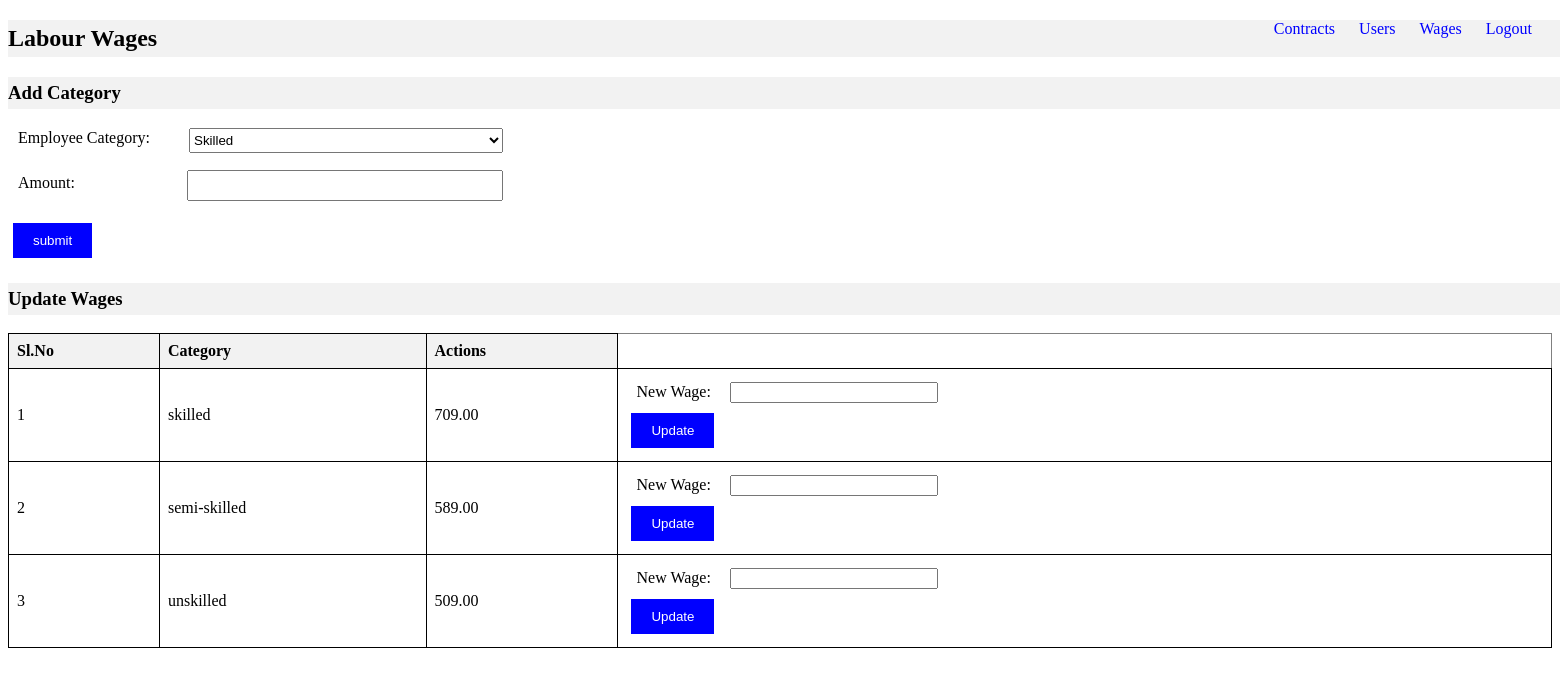
The page /wages (signed in) on the database as committed earlier.
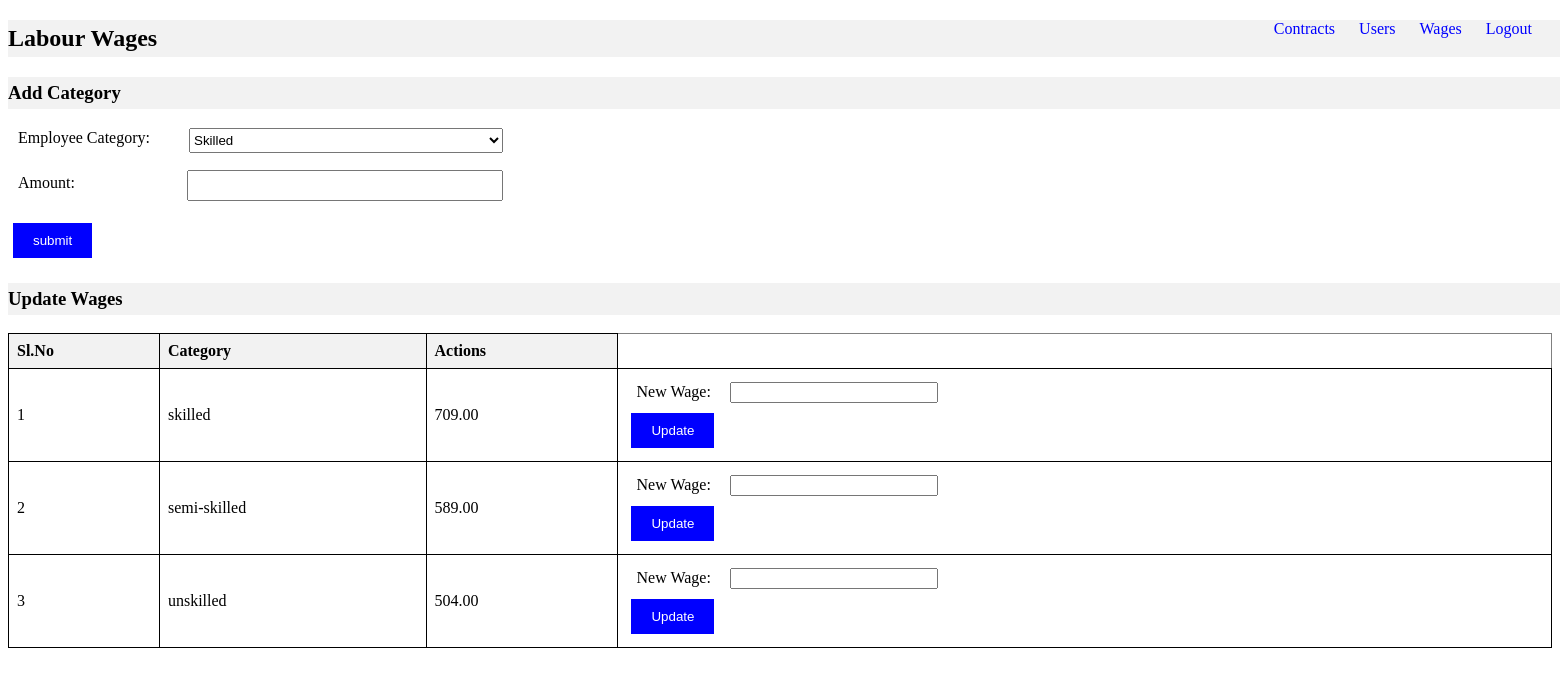
The same page on the database as committed later.
### data_model_flask_alchemy.py (models this page shows, shortened)
class ManpowerWage(db.Model):
    __tablename__ = "labour_wages"
    emp_category = db.Column(db.String, primary_key=True)
    wage = db.Column(db.Numeric(precision=6, scale=2), nullable=False)
    __table_args__ = (
        CheckConstraint("emp_category IN ('skilled','semi-skilled','unskilled')"),
    )

### app.py (the view)
    @app.route('/wages')
    def view_wages():
        if session['user_id'] != 'admin':
            flash("You are not authorized to access this page.", "error")
            return redirect(url_for('login'))
        wages = db.session.query(ManpowerWage).all()
        return render_template('view_wages.html', wages=wages)

### templates/view_wages.html (shortened to what this page needs)
{% extends "base.html" %}
{% block content %}
    <nav>
        <ul>
            <li><a href="{{ url_for('view_contracts') }}">Contracts</a></li>
            <li><a href="{{ url_for('view_users') }}">Users</a></li>
            <li><a href="{{ url_for('view_wages') }}">Wages</a></li>
            <li><a href="{{ url_for('logout') }}">Logout</a></li>
        </ul>
    </nav>
    <h2>Labour Wages</h2>
    <h3>Add Category</h3>
    <form class="styled-form" method="post" action="{{ url_for('add_wage') }}">
        <div class="form-row">
            <label for="emp_category">Employee Category:</label>
            <select id="emp_category" name="emp_category" required>
                <option value="skilled">Skilled</option>
            </select><br>
        </div>
        <div class="form-row">
            <label for="amount">Amount:</label>
            <input type="text" id="amount" name="amount" required><br>
        </div>
        <input type="submit" value="submit">
    </form>
    <h3>Update Wages</h3>
    <table border="1">
        <thead>
            <tr>
                <th>Sl.No</th>
                <th>Category</th>
                <th>Actions</th>
            </tr>
        </thead>
        <tbody>
            {% for wage in wages %}
                <tr>
                    <td>{{ loop.index0 + 1 }}</td>
                    <td>{{ wage.emp_category }}</td>
                    <td>{{ wage.wage }}</td>
                    <td>
                        <form method="post" action="{{ url_for('update_wage', category=wage.emp_category) }}">
                            <label for="amount_update">New Wage:</label>
                            <input type="text" id="amount_update" name="amount_update" required><br>
                            <input type="submit" value="Update">
                        </form>
                    </td>
                </tr>
            {% endfor %}
        </tbody>
    </table>
{% endblock %}

Rows that differ between the two databases and show on the page:
changed ManpowerWage "unskilled": wage "509.00" → "504.00"
